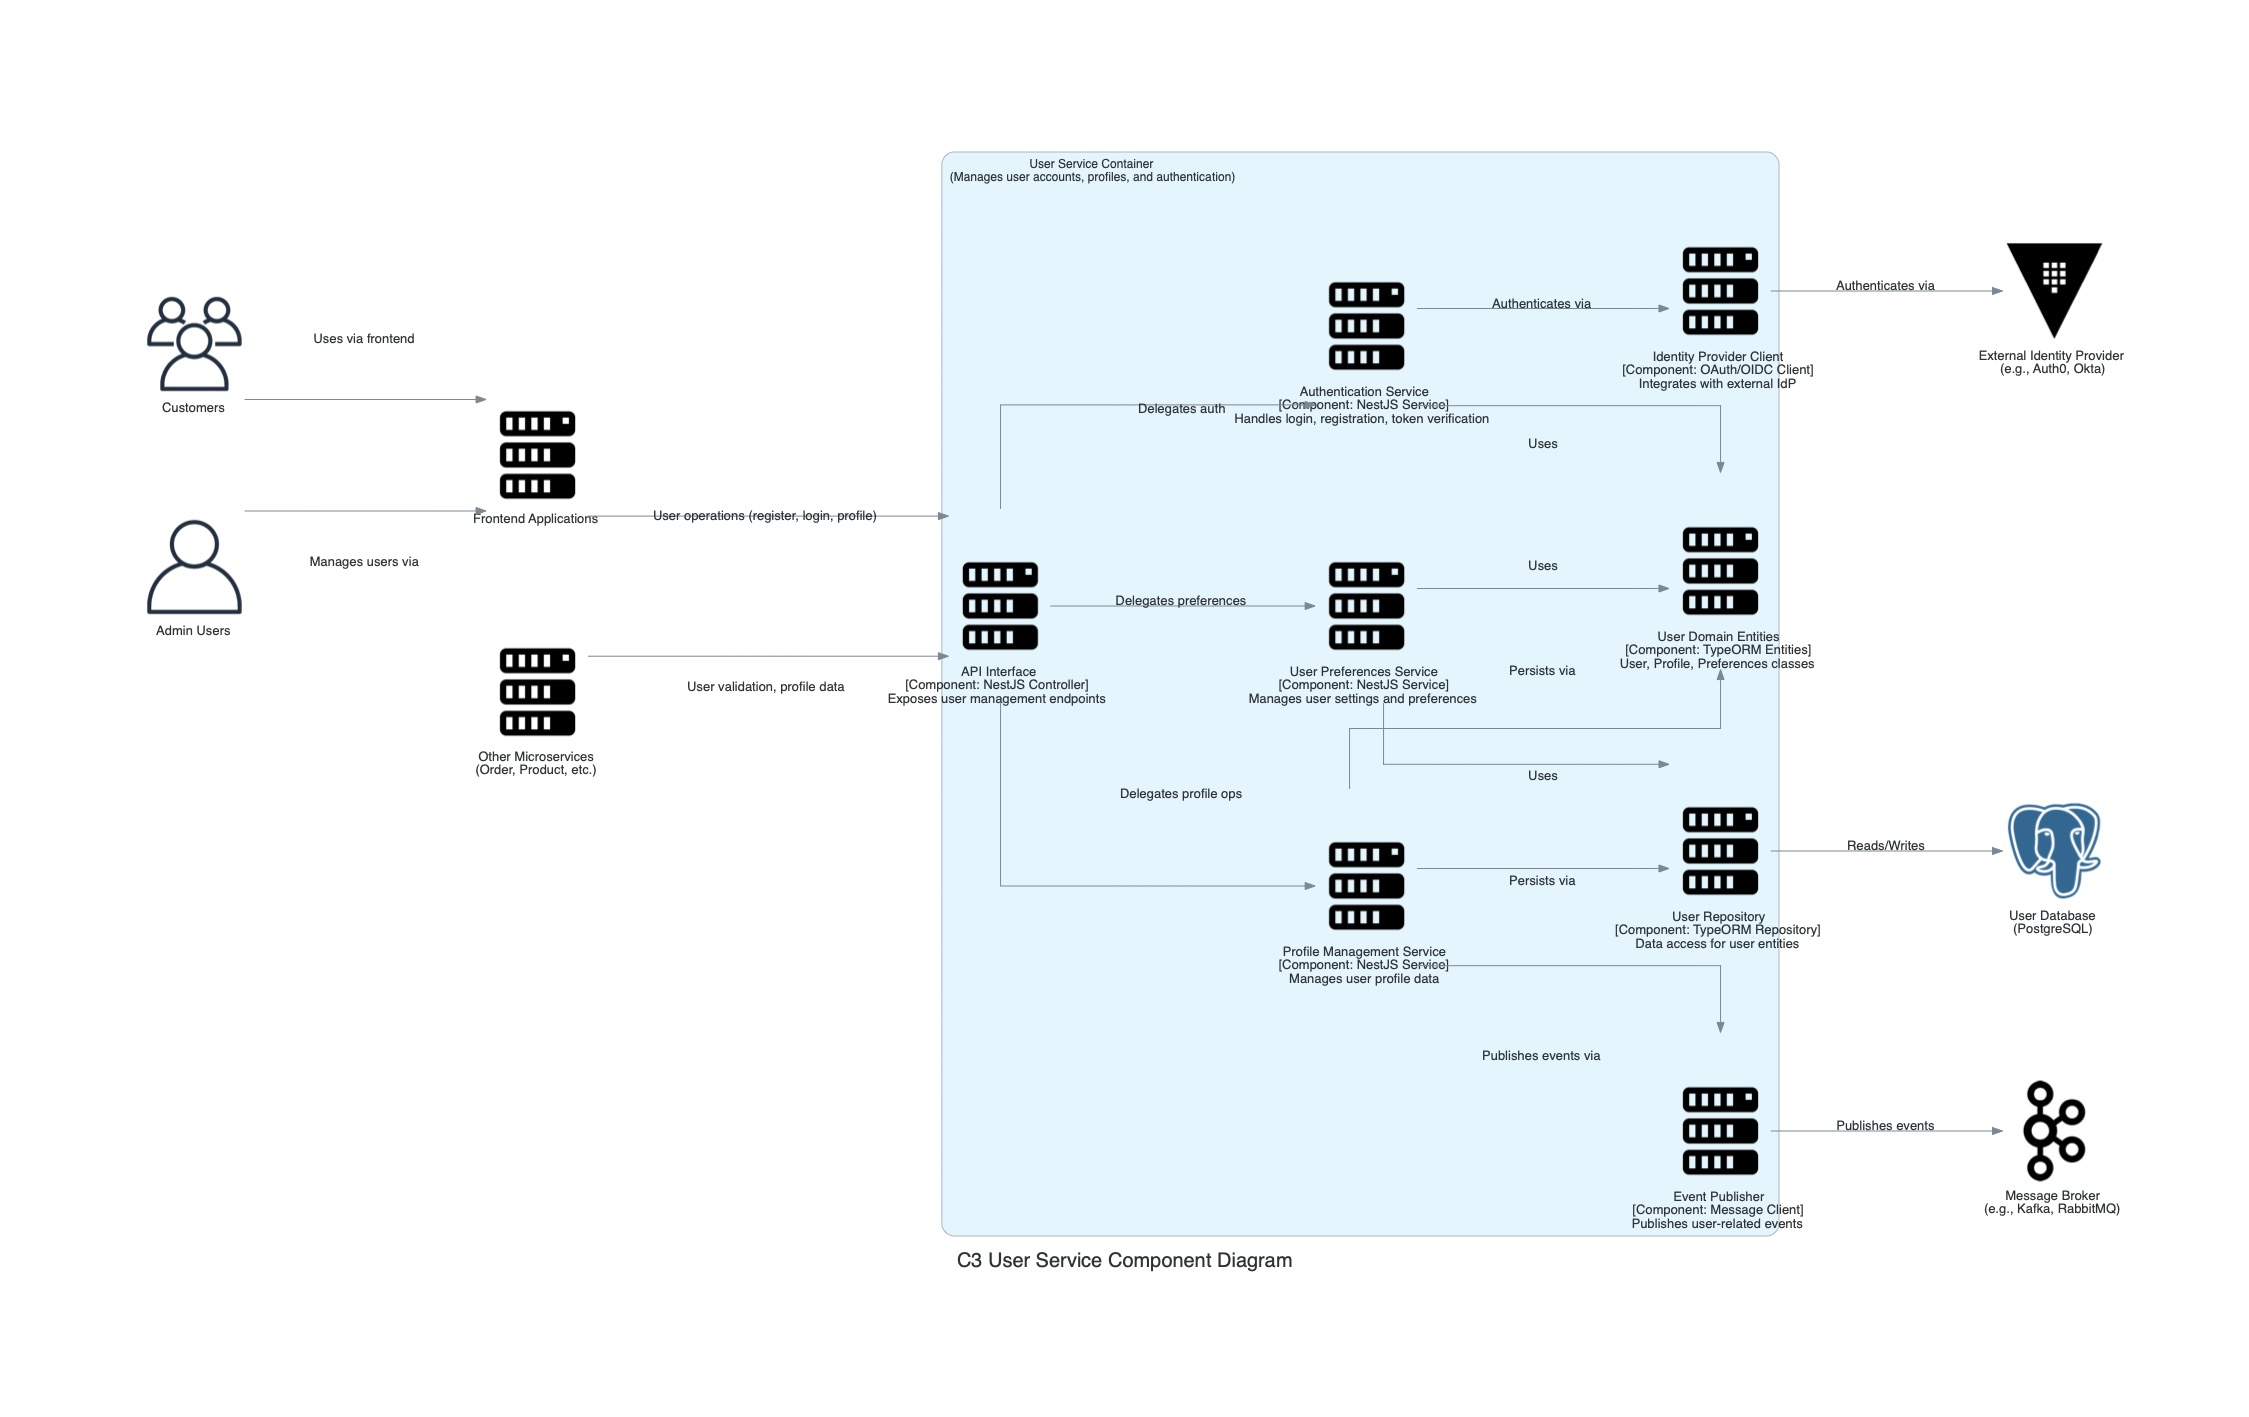

The script that drew this image:
# ecommerce-documentation/architecture/diagrams/c4/c3/user-service/c3_user_service_diagram.py

from diagrams import Diagram, Cluster, Edge
from diagrams.onprem.compute import Server
from diagrams.onprem.database import PostgreSQL
from diagrams.onprem.queue import Kafka
from diagrams.onprem.client import User, Users
from diagrams.onprem.security import Vault

# --- Configuration ---
diagram_name = "C3 User Service Component Diagram"
output_filename = "c3_user_service_diagram"
graph_attr = {
    "fontsize": "20",
    "bgcolor": "transparent",
    "splines": "ortho",
    "nodesep": "1.2",
    "ranksep": "1.8",
    "concentrate": "true",
    "compound": "true"
}
# --- End Configuration ---

with Diagram(diagram_name, show=False, filename=output_filename, graph_attr=graph_attr, direction="LR", outformat="jpg"):

    # --- External Systems/Users ---
    customer = Users("Customers")
    admin = User("Admin Users")
    frontend = Server("Frontend Applications")
    other_services = Server("Other Microservices\n(Order, Product, etc.)")
    identity_provider = Vault("External Identity Provider\n(e.g., Auth0, Okta)")

    # --- External Dependencies ---
    user_db = PostgreSQL("User Database\n(PostgreSQL)")
    msg_broker = Kafka("Message Broker\n(e.g., Kafka, RabbitMQ)")

    # --- User Service Components ---
    with Cluster("User Service Container\n(Manages user accounts, profiles, and authentication)"):
        
        # API Layer
        api_interface = Server("API Interface\n[Component: NestJS Controller]\nExposes user management endpoints")
        
        # Service Layer
        auth_service = Server("Authentication Service\n[Component: NestJS Service]\nHandles login, registration, token verification")
        profile_service = Server("Profile Management Service\n[Component: NestJS Service]\nManages user profile data")
        preferences_service = Server("User Preferences Service\n[Component: NestJS Service]\nManages user settings and preferences")
        
        # Domain Layer
        domain_entities = Server("User Domain Entities\n[Component: TypeORM Entities]\nUser, Profile, Preferences classes")
        
        # Data Access Layer
        user_repository = Server("User Repository\n[Component: TypeORM Repository]\nData access for user entities")
        
        # Integration Layer
        auth_provider_client = Server("Identity Provider Client\n[Component: OAuth/OIDC Client]\nIntegrates with external IdP")
        event_publisher = Server("Event Publisher\n[Component: Message Client]\nPublishes user-related events")

        # Internal component interactions
        api_interface >> Edge(label="Delegates auth") >> auth_service
        api_interface >> Edge(label="Delegates profile ops") >> profile_service
        api_interface >> Edge(label="Delegates preferences") >> preferences_service
        
        auth_service >> Edge(label="Uses") >> domain_entities
        auth_service >> Edge(label="Authenticates via") >> auth_provider_client
        
        profile_service >> Edge(label="Uses") >> domain_entities
        profile_service >> Edge(label="Persists via") >> user_repository
        profile_service >> Edge(label="Publishes events via") >> event_publisher
        
        preferences_service >> Edge(label="Uses") >> domain_entities
        preferences_service >> Edge(label="Persists via") >> user_repository

    # --- External interactions ---
    # From external systems to User Service
    frontend >> Edge(label="User operations (register, login, profile)") >> api_interface
    other_services >> Edge(label="User validation, profile data") >> api_interface
    
    # From User Service to external dependencies
    user_repository >> Edge(label="Reads/Writes") >> user_db
    auth_provider_client >> Edge(label="Authenticates via") >> identity_provider
    event_publisher >> Edge(label="Publishes events") >> msg_broker
    
    # User interactions
    customer >> Edge(label="Uses via frontend") >> frontend
    admin >> Edge(label="Manages users via") >> frontend

print(f"Diagram '{diagram_name}' was generated as '{output_filename}.jpg'")
